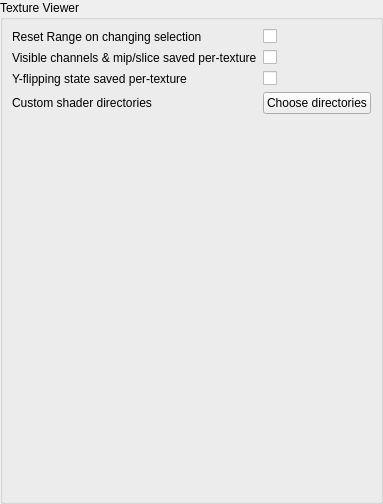
     <widget class="QWidget" name="textureTab">
      <attribute name="title">
       <string>Texture Viewer</string>
      </attribute>
      <layout class="QHBoxLayout" name="horizontalLayout_3">
       <property name="leftMargin">
        <number>0</number>
       </property>
       <property name="topMargin">
        <number>0</number>
       </property>
       <property name="rightMargin">
        <number>0</number>
       </property>
       <property name="bottomMargin">
        <number>0</number>
       </property>
       <item>
        <widget class="QGroupBox" name="groupBox_3">
         <property name="title">
          <string>Texture Viewer</string>
         </property>
         <layout class="QGridLayout" name="gridLayout_3">
          <item row="0" column="0">
           <widget class="QLabel" name="label_12">
            <property name="sizePolicy">
             <sizepolicy hsizetype="Expanding" vsizetype="Preferred">
              <horstretch>0</horstretch>
              <verstretch>0</verstretch>
             </sizepolicy>
            </property>
            <property name="toolTip">
             <string>Reset visible range when changing event or texture</string>
            </property>
            <property name="text">
             <string>Reset Range on changing selection</string>
            </property>
           </widget>
          </item>
          <item row="0" column="1">
           <widget class="QCheckBox" name="TextureViewer_ResetRange">
            <property name="minimumSize">
             <size>
              <width>50</width>
              <height>0</height>
             </size>
            </property>
            <property name="toolTip">
             <string>Reset visible range when changing event or texture</string>
            </property>
            <property name="text">
             <string/>
            </property>
           </widget>
          </item>
          <item row="1" column="0">
           <widget class="QLabel" name="label_13">
            <property name="sizePolicy">
             <sizepolicy hsizetype="Expanding" vsizetype="Preferred">
              <horstretch>0</horstretch>
              <verstretch>0</verstretch>
             </sizepolicy>
            </property>
            <property name="toolTip">
             <string>The visible channels (RGBA) and selected mip/slice are remembered and restored per-texture.</string>
            </property>
            <property name="text">
             <string>Visible channels &amp; mip/slice saved per-texture</string>
            </property>
           </widget>
          </item>
          <item row="1" column="1">
           <widget class="QCheckBox" name="TextureViewer_PerTexSettings">
            <property name="minimumSize">
             <size>
              <width>50</width>
              <height>0</height>
             </size>
            </property>
            <property name="toolTip">
             <string>Settings such as visible channels (RGBA) and selected mip/slice are remembered and restored per-texture.</string>
            </property>
            <property name="text">
             <string/>
            </property>
           </widget>
          </item>
          <item row="2" column="0">
           <widget class="QLabel" name="label_26">
            <property name="sizePolicy">
             <sizepolicy hsizetype="Expanding" vsizetype="Preferred">
              <horstretch>0</horstretch>
              <verstretch>0</verstretch>
             </sizepolicy>
            </property>
            <property name="toolTip">
             <string>Y-flipping state is remembered and restored per-texture, rather than treated as a global toggle.</string>
            </property>
            <property name="text">
             <string>Y-flipping state saved per-texture</string>
            </property>
           </widget>
          </item>
          <item row="2" column="1">
           <widget class="QCheckBox" name="TextureViewer_PerTexYFlip">
            <property name="minimumSize">
             <size>
              <width>50</width>
              <height>0</height>
             </size>
            </property>
            <property name="toolTip">
             <string>Y-flipping state is remembered and restored per-texture, rather than treated as a global toggle.</string>
            </property>
            <property name="text">
             <string/>
            </property>
           </widget>
          </item>
          <item row="3" column="0">
           <widget class="QLabel" name="label_29">
            <property name="toolTip">
             <string>List of the directories with custom shaders</string>
            </property>
            <property name="text">
             <string>Custom shader directories</string>
            </property>
           </widget>
          </item>
          <item row="3" column="1">
           <widget class="QPushButton" name="TextureViewer_ChooseShaderDirectories">
            <property name="toolTip">
             <string>Choose custom shader search directories.</string>
            </property>
            <property name="text">
             <string>Choose directories</string>
            </property>
           </widget>
          </item>
          <item row="4" column="1">
           <spacer name="verticalSpacer_3">
            <property name="orientation">
             <enum>Qt::Vertical</enum>
            </property>
            <property name="sizeHint" stdset="0">
             <size>
              <width>20</width>
              <height>378</height>
             </size>
            </property>
           </spacer>
          </item>
         </layout>
        </widget>
       </item>
      </layout>
     </widget>
